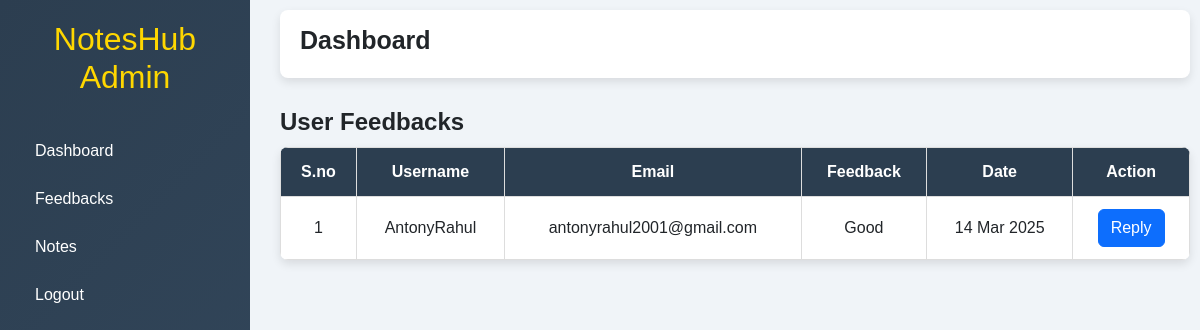
The app's page /admin/feedback.php (signed in) with its own data.
### tables this page shows
CREATE TABLE `feedbacks` (
  `id` int(11) NOT NULL,
  `name` varchar(255) NOT NULL,
  `email` varchar(255) NOT NULL,
  `message` text NOT NULL,
  `created_at` timestamp NOT NULL DEFAULT current_timestamp()
);

### admin/feedback.php (the view, shortened to what this page needs)
<?php
require '../db/db.php';
$result = $conn->query("SELECT * FROM feedbacks ORDER BY created_at DESC");
?>
<!DOCTYPE html>
<html lang="en">
<head>
    <link rel="stylesheet" href="https://cdn.jsdelivr.net/npm/bootstrap@5.3.0/dist/css/bootstrap.min.css">
</head>
<body>
    <div class="sidebar">
        <h2>NotesHub Admin</h2>
        <a href="./dashboard.php">Dashboard</a>
        <a href="./feedback.php">Feedbacks</a>
        <a href="./notespage.php">Notes</a>
        <a href="./logout.php">Logout</a>
    </div>
    <div class="main-content">
        <div class="dashboard-header">
            <h2>Dashboard</h2>
        </div>
        <div class="feedback-list">
            <h4>User Feedbacks</h4>
            <table>
                <thead>
                    <tr>
                        <th>S.no</th>
                        <th>Username</th>
                        <th>Email</th>
                        <th>Feedback</th>
                        <th>Date</th>
                        <th>Action</th>
                    </tr>
                </thead>
                <tbody>
                    <?php
                    $sno = 1;
                    while ($row = $result->fetch_assoc()) {
                        $email = htmlspecialchars($row['email']);
                        $subject = "Response to your Feedback";
                        echo "<tr>";
                        echo "<td>" . $sno . "</td>";
                        echo "<td>" . htmlspecialchars($row['name']) . "</td>";
                        echo "<td>" . htmlspecialchars($row['email']) . "</td>";
                        echo "<td>" . htmlspecialchars($row['message']) . "</td>";
                        echo "<td>" . date("d M Y", strtotime($row['created_at'])) . "</td>";
                        echo "<td>
                        <a href='https://mail.google.com/mail/?view=cm&fs=1&to=$email&su=" . urlencode($subject) . "' target='_blank' class='btn btn-primary'>
                            Reply
                        </a>
                      </td>";
                        echo "</tr>";
                        $sno++;
                    }
                    ?>
                </tbody>
            </table>
        </div>
    </div>
</body>
</html>

### admin/feedback.php (style rules this page uses)
body { margin: 0; font-family: 'Arial', sans-serif; display: flex; background-color: #f0f4f8; }
.sidebar { width: 250px; height: 100vh; background: linear-gradient(135deg, #2c3e50, #34495e); color: white; padding: 20px; display: flex; flex-direction: column; position: fixed; }
.sidebar h2 { text-align: center; margin-bottom: 30px; color: #ffd700; }
.sidebar a { text-decoration: none; color: white; padding: 12px 15px; display: block; border-radius: 5px; transition: 0.3s; }
.main-content { margin-left: 270px; padding: 10px; flex-grow: 1; }
.dashboard-header { display: flex; justify-content: space-between; background: white; padding: 15px 20px; border-radius: 8px; box-shadow: 0px 4px 10px rgba(0, 0, 0, 0.1); margin-bottom: 20px; }
.dashboard-header h2 { font-size: 25px; font-weight: bold; }
.feedback-list { margin-top: 30px; }
.feedback-list h4 { font-weight: bold; }
table { width: 100%; border-collapse: collapse; margin-top: 10px; background: white; border-radius: 8px; overflow: hidden; box-shadow: 0px 4px 10px rgba(0, 0, 0, 0.1); }
table th, table td { border: 1px solid #ddd; padding: 12px; text-align: center; vertical-align: middle; }
table th { background: #2c3e50; color: white; }

### records on screen
feedbacks: name "AntonyRahul", email "antonyrahul2001@gmail.com", message "Good", created_at "14 Mar 2025"
